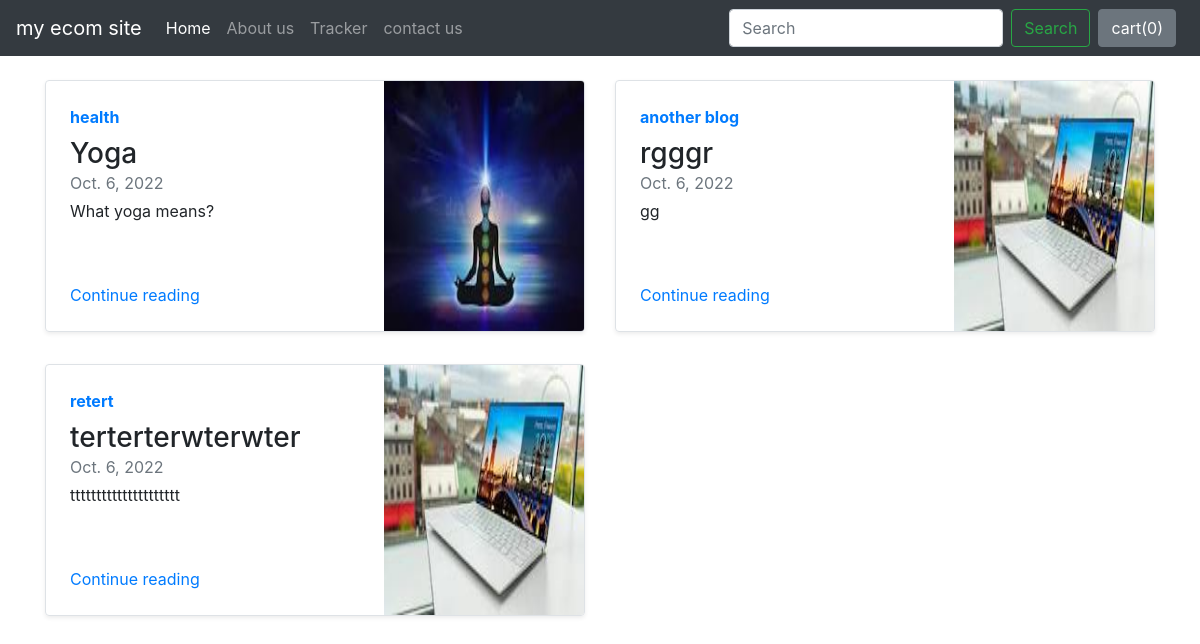
Screenshot of /blog/ with the database file from the repository.
### blog/models.py (models this page shows, shortened)
class Blogpost(models.Model):
    blog_id = models.AutoField(primary_key=True)
    Title = models.CharField(max_length=100, default="")
    head0 = models.CharField(max_length=500, default="")
    chead0 = models.CharField(max_length=5000, default="")
    head1 = models.CharField(max_length=500, default="")
    chead1 = models.CharField(max_length=5000, default="")
    head2 = models.CharField(max_length=500, default="")
    chead2 = models.CharField(max_length=5000, default="")
    pub_date = models.DateField()
    thumbnail = models.ImageField(upload_to="blog/images", default="")

### blog/views.py (the view)
# urls.py: path("", views.index, name="bloghome"),
def index(request):
    mypost=Blogpost.objects.all()
    return render(request, 'blog/index.html',{'mypost':mypost})

### blog/templates/blog/index.html (shortened to what this page needs)
{% extends 'blog/basic.html' %}
{% block body %}
    <!-- {% load static%}
    <a href="{%static 'blog/mystatic.txt' %}"> click me</a> -->
    <div class="container my-4">
      <div class="row mb-2">
      {% for item in mypost%}
      <div class="col-md-6">
        <div class="row no-gutters border rounded overflow-hidden flex-md-row mb-4 shadow-sm h-md-250 position-relative">
          <div class="col p-4 d-flex flex-column position-static">
            <strong class="d-inline-block mb-2 text-primary">{{item.Title}}</strong>
            <h3 class="mb-0">{{item.head0}}</h3>
            <div class="mb-1 text-muted">{{item.pub_date}}</div>
            <p class="card-text mb-auto">{{item.head1}}</p>
            <a href="blogpost/{{item.blog_id}}" class="stretched-link">Continue reading</a>
          </div>
          <div class="col-auto d-none d-lg-block">
            <img src="/media/{{item.thumbnail}}" class="bd-placeholder-img" width="200" height="250" xmlns="http://www.w3.org/2000/svg" role="img" aria-label="Placeholder: Thumbnail" preserveAspectRatio="xMidYMid slice" focusable="false"><title>Placeholder</title><rect width="100%" height="100%" fill="#55595c"/></img>
          </div>
        </div>
      </div>
    {% if forloop.counter|divisibleby:2%}
    </div><div class="row mb-2">
      {%endif%}
      {%endfor%}
    </div>
    </div>
    {%  endblock %}

### blog/templates/blog/basic.html (shortened to what this page needs)
<!doctype html>
<html lang="en">
  <head>
    <link rel="stylesheet" href="https://cdn.jsdelivr.net/npm/bootstrap@4.2.1/dist/css/bootstrap.min.css">
  </head>
  <body>
  <nav class="navbar navbar-expand-lg navbar-dark bg-dark">
  <a class="navbar-brand" href="#"> my ecom site</a>
  <div class="collapse navbar-collapse" id="navbarSupportedContent">
    <ul class="navbar-nav mr-auto">
      <li class="nav-item active">
        <a class="nav-link" href="#">Home <span class="sr-only">(current)</span></a>
      </li>
      <li class="nav-item">
        <a class="nav-link" href="/shop/about">About us</a>
      </li>
      <li class="nav-item">
        <a class="nav-link" href="/shop/tracker">Tracker</a>
      </li>
      <li class="nav-item">
        <a class="nav-link" href="/shop/contact">contact us</a>
      </li>
       </ul>
    <form class="form-inline my-2 my-lg-0">
      <input class="form-control mr-sm-2" type="search" placeholder="Search" aria-label="Search">
      <button class="btn btn-outline-success my-2 my-sm-0" type="submit">Search</button>
    </form>
    <button type="button" class="btn btn-secondary mx-2" id="popcart" data-container="body" data-toggle="popover" data-placement="bottom" data-html="true"
    data-content="Vivamussagittis lacus vel augue laoreet rutrum faucibus.">cart(<span id="cart">0</span>)
</button>
  </div>
</nav>
  {%block body %}  {%  endblock %}
  </body>
</html>

### rows the page displays
Blogpost: Title "health", head0 "Yoga", pub_date "Oct. 6, 2022", head1 "What yoga means?", thumbnail (picture)
Blogpost: Title "another blog", head0 "rgggr", pub_date "Oct. 6, 2022", head1 "gg", thumbnail (picture)
Blogpost: Title "retert", head0 "terterterwterwter", pub_date "Oct. 6, 2022", head1 "ttttttttttttttttttttt", thumbnail (picture)
